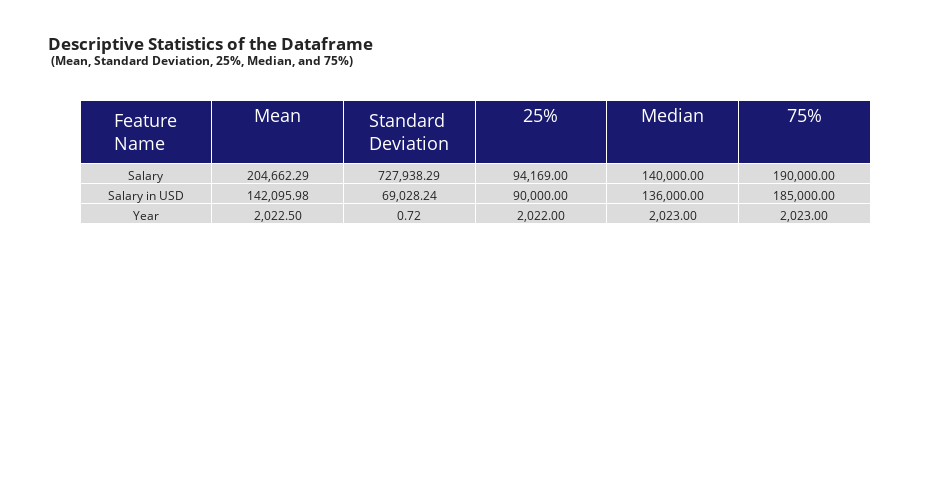

Write notebook code for a chart like this one.
### Markdown cell above
> <span style="font-size: 20px"><b>📝 No duplicates nor missing data. <br><br>
    📝 The data consists mainly of categorical features and continuous features, with a lack of binary features.</b></span>

### Code cell
describe(df)

### Figure 1 — Plotly figure (JSON) as saved in the notebook; plotly's stock layout.template omitted (floating-point values rounded to 4 significant figures)
{"data": [{"cells": {"align": "center", "fill": {"color": "gainsboro"}, "values": [["Salary", "Salary in USD", "Year"], ["204,662.29", "142,095.98", "2,022.50"], ["727,938.29", "69,028.24", "0.72"], ["94,169.00", "90,000.00", "2,022.00"], ["140,000.00", "136,000.00", "2,023.00"], ["190,000.00", "185,000.00", "2,023.00"]]}, "header": {"align": "center", "fill": {"color": "midnightblue"}, "font": {"color": "white", "size": 18}, "values": ["Feature Name", "Mean", "Standard Deviation", "25%", "Median", "75%"]}, "type": "table"}], "layout": {"height": 500, "margin": {"t": 100}, "title": {"text": "<b>Descriptive Statistics of the Dataframe<br><sup> (Mean, Standard Deviation, 25%, Median, and 75%)</sup></b>"}, "width": 950}}
